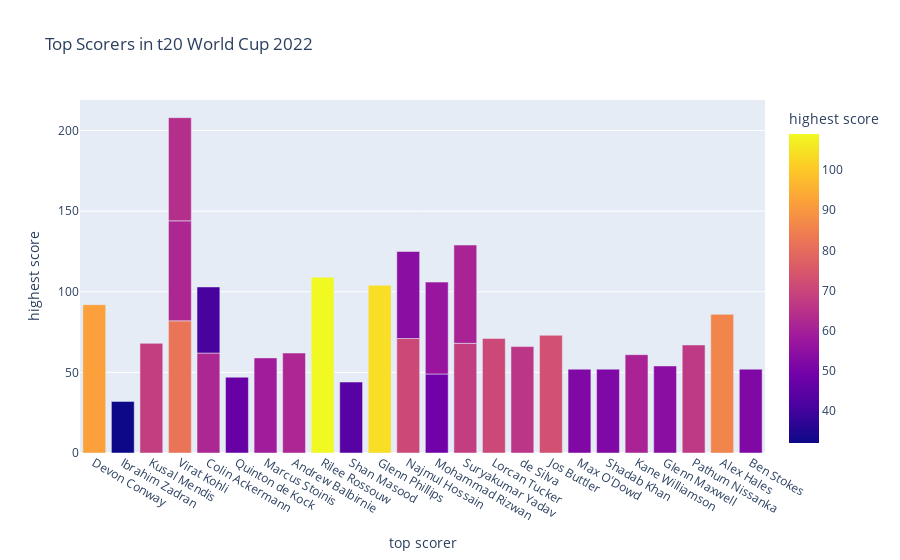

The code cell stored with this chart in its notebook:
### Code cell
figure = px.bar(data, 
                x=data["top scorer"], 
                y = data["highest score"], 
                color = data["highest score"],
                title="Top Scorers in t20 World Cup 2022")
figure.show()

### Figure 1 — Plotly figure (JSON) as saved in the notebook; plotly's stock layout.template omitted (floating-point values rounded to 4 significant figures)
{"data": [{"alignmentgroup": "True", "hovertemplate": "top scorer=%{x}<br>highest score=%{marker.color}<extra></extra>", "legendgroup": "", "marker": {"color": [92, 32, 68, 82, 62, 47, 59, 62, null, 109, 62, 44, null, null, 104, 71, 49, 68, 71, 66, 73, 52, 64, 52, 61, 54, 67, 41, 54, 61, 57, 86, 52], "coloraxis": "coloraxis", "pattern": {"shape": ""}}, "name": "", "offsetgroup": "", "orientation": "v", "showlegend": false, "textposition": "auto", "type": "bar", "x": ["Devon Conway", "Ibrahim Zadran", "Kusal Mendis", "Virat Kohli", "Colin Ackermann", "Quinton de Kock", "Marcus Stoinis", "Andrew Balbirnie", null, "Rilee Rossouw", "Virat Kohli", "Shan Masood", null, null, "Glenn Phillips", "Najmul Hossain", "Mohammad Rizwan", "Suryakumar Yadav", "Lorcan Tucker", "de Silva", "Jos Buttler", "Max O'Dowd", "Virat Kohli", "Shadab Khan", "Kane Williamson", "Glenn Maxwell", "Pathum Nissanka", "Colin Ackermann", "Najmul Hossain", "Suryakumar Yadav", "Mohammad Rizwan", "Alex Hales", "Ben Stokes"], "xaxis": "x", "y": [92, 32, 68, 82, 62, 47, 59, 62, null, 109, 62, 44, null, null, 104, 71, 49, 68, 71, 66, 73, 52, 64, 52, 61, 54, 67, 41, 54, 61, 57, 86, 52], "yaxis": "y"}], "layout": {"barmode": "relative", "coloraxis": {"colorbar": {"title": {"text": "highest score"}}, "colorscale": [[0, "#0d0887"], [0.1111, "#46039f"], [0.2222, "#7201a8"], [0.3333, "#9c179e"], [0.4444, "#bd3786"], [0.5556, "#d8576b"], [0.6667, "#ed7953"], [0.7778, "#fb9f3a"], [0.8889, "#fdca26"], [1, "#f0f921"]]}, "legend": {"tracegroupgap": 0}, "title": {"text": "Top Scorers in t20 World Cup 2022"}, "xaxis": {"anchor": "y", "domain": [0, 1], "title": {"text": "top scorer"}}, "yaxis": {"anchor": "x", "domain": [0, 1], "title": {"text": "highest score"}}}}
